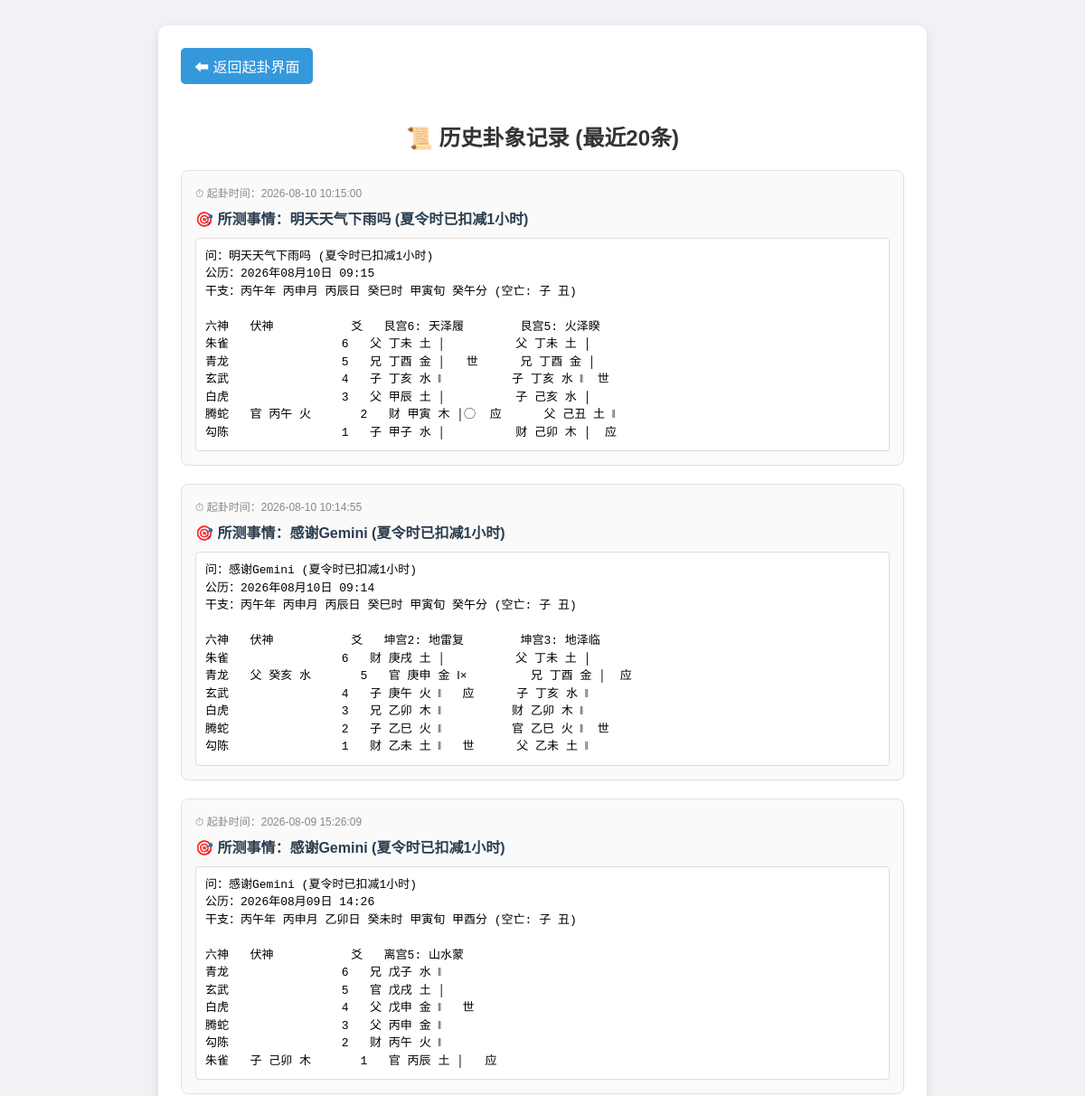
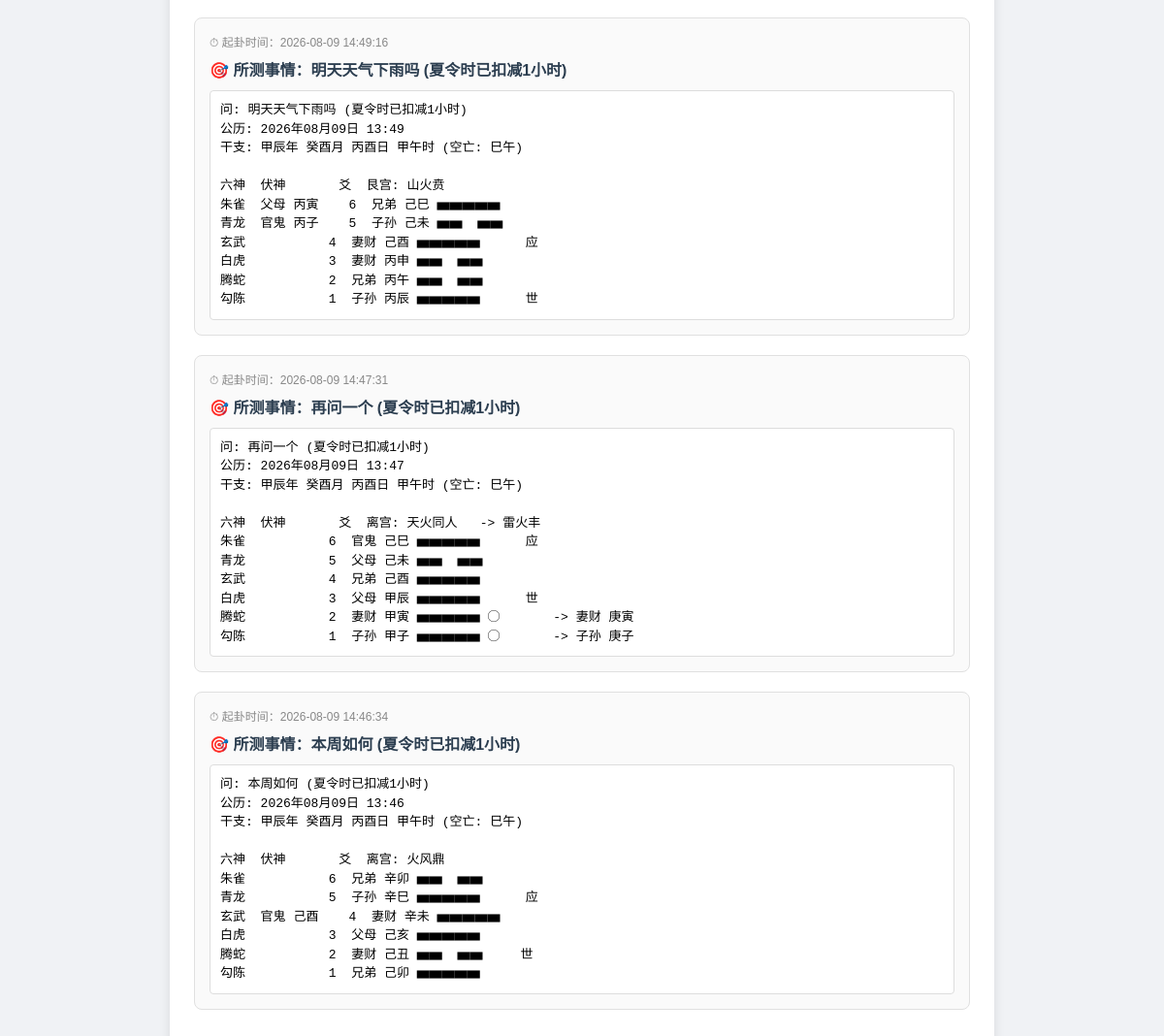
The app's page /history with its own data (2 pictures, top to bottom).
### tables this page shows
CREATE TABLE hexagram_history (
            id INTEGER PRIMARY KEY AUTOINCREMENT,
            create_time TEXT,
            question TEXT,
            hex_lines TEXT,
            result_text TEXT
        );

### app.py (the view)
@app.route('/history', methods=['GET'])
def history():
    conn = sqlite3.connect(DB_NAME)
    cursor = conn.cursor()
    cursor.execute('SELECT id, create_time, question, result_text FROM hexagram_history ORDER BY id DESC LIMIT 20')
    records = cursor.fetchall()
    conn.close()
    return render_template('history.html', records=records)

### templates/history.html (shortened to what this page needs)
<!DOCTYPE html>
<html lang="zh-CN">
<head>
</head>
<body>
    <div class="container">
        <a href="/" class="btn-back">⬅ 返回起卦界面</a>
        <h2>📜 历史卦象记录 (最近20条)</h2>
        {% if records %}
            {% for item in records %}
            <div class="record-card">
                <div class="record-time">⏱ 起卦时间：{{ item[1] }}</div>
                <div class="record-title">🎯 所测事情：{{ item[2] }}</div>
                <div class="result-box">{{ item[3] }}</div>
            </div>
            {% endfor %}
        {% else %}
            <p style="text-align: center; color: #999;">暂无历史记录，去起一卦试试吧！</p>
        {% endif %}
    </div>
</body>
</html>

### templates/history.html (style rules this page uses)
body { font-family: 'Microsoft YaHei', sans-serif; padding: 20px; background-color: #f0f2f5; }
.container { max-width: 800px; margin: auto; background: white; padding: 25px; border-radius: 10px; box-shadow: 0 4px 12px rgba(0,0,0,0.1); }
h2 { text-align: center; color: #333; }
.record-card { border: 1px solid #e0e0e0; padding: 15px; margin-bottom: 20px; border-radius: 8px; background: #fafafa; }
.record-time { font-size: 12px; color: #888; margin-bottom: 8px; }
.record-title { font-size: 16px; font-weight: bold; color: #2c3e50; margin-bottom: 10px; }
.result-box { font-family: 'SimSun', monospace; font-size: 13px; line-height: 1.5; background: #fff; padding: 10px; border: 1px solid #ddd; white-space: pre; overflow-x: auto; border-radius: 4px; }
.btn-back { display: inline-block; padding: 8px 15px; background: #3498db; color: white; text-decoration: none; border-radius: 5px; margin-bottom: 20px; }

### records on screen
hexagram_history: create_time "2026-08-10 10:15:00", question "明天天气下雨吗 (夏令时已扣减1小时)", result_text "问：明天天气下雨吗 (夏令时已扣减1小时) 公历：2026年08月10日 09:15 干支：丙午年 丙申月 丙辰日 癸巳时 甲寅旬 癸午分 (空亡: 子 丑) 六神 伏神 爻 艮宫6: 天泽履 艮宫5: 火泽睽 朱雀 6 父 丁未 土 │ 父 丁未 土 │ 青龙 5 兄 丁酉 金 │ 世 兄 丁酉 金 │ 玄武 4 子 丁亥 水 ‖ 子 丁亥 水 ‖ 世 白虎 3 父 甲辰 土 │ 子 己亥 水 │ 腾蛇 官 丙午 火 2 财 甲寅 木 │◯ 应 父 己丑 土 ‖ 勾陈 1 子 甲子 水 │ 财 己卯 木 │ 应"
hexagram_history: create_time "2026-08-10 10:14:55", question "感谢Gemini (夏令时已扣减1小时)", result_text "问：感谢Gemini (夏令时已扣减1小时) 公历：2026年08月10日 09:14 干支：丙午年 丙申月 丙辰日 癸巳时 甲寅旬 癸午分 (空亡: 子 丑) 六神 伏神 爻 坤宫2: 地雷复 坤宫3: 地泽临 朱雀 6 财 庚戌 土 │ 父 丁未 土 │ 青龙 父 癸亥 水 5 官 庚申 金 ‖× 兄 丁酉 金 │ 应 玄武 4 子 庚午 火 ‖ 应 子 丁亥 水 ‖ 白虎 3 兄 乙卯 木 ‖ 财 乙卯 木 ‖ 腾蛇 2 子 乙巳 火 ‖ 官 乙巳 火 ‖ 世 勾陈 1 财 乙未 土 ‖ 世 父 乙未 土 ‖"
hexagram_history: create_time "2026-08-09 15:26:09", question "感谢Gemini (夏令时已扣减1小时)", result_text "问：感谢Gemini (夏令时已扣减1小时) 公历：2026年08月09日 14:26 干支：丙午年 丙申月 乙卯日 癸未时 甲寅旬 甲酉分 (空亡: 子 丑) 六神 伏神 爻 离宫5: 山水蒙 青龙 6 兄 戊子 水 ‖ 玄武 5 官 戊戌 土 │ 白虎 4 父 戊申 金 ‖ 世 腾蛇 3 父 丙申 金 ‖ 勾陈 2 财 丙午 火 ‖ 朱雀 子 己卯 木 1 官 丙辰 土 │ 应"
hexagram_history: create_time "2026-08-09 14:49:16", question "明天天气下雨吗 (夏令时已扣减1小时)", result_text "问: 明天天气下雨吗 (夏令时已扣减1小时) 公历: 2026年08月09日 13:49 干支: 甲辰年 癸酉月 丙酉日 甲午时 (空亡: 巳午) 六神 伏神 爻 艮宫: 山火贲 朱雀 父母 丙寅 6 兄弟 己巳 ▅▅▅▅▅ 青龙 官鬼 丙子 5 子孙 己未 ▅▅ ▅▅ 玄武 4 妻财 己酉 ▅▅▅▅▅ 应 白虎 3 妻财 丙申 ▅▅ ▅▅ 腾蛇 2 兄弟 丙午 ▅▅ ▅▅ 勾陈 1 子孙 丙辰 ▅▅▅▅▅ 世"
hexagram_history: create_time "2026-08-09 14:47:31", question "再问一个 (夏令时已扣减1小时)", result_text "问: 再问一个 (夏令时已扣减1小时) 公历: 2026年08月09日 13:47 干支: 甲辰年 癸酉月 丙酉日 甲午时 (空亡: 巳午) 六神 伏神 爻 离宫: 天火同人 -> 雷火丰 朱雀 6 官鬼 己巳 ▅▅▅▅▅ 应 青龙 5 父母 己未 ▅▅ ▅▅ 玄武 4 兄弟 己酉 ▅▅▅▅▅ 白虎 3 父母 甲辰 ▅▅▅▅▅ 世 腾蛇 2 妻财 甲寅 ▅▅▅▅▅ ◯ -> 妻财 庚寅 勾陈 1 子孙 甲子 ▅▅▅▅▅ ◯ -> 子孙 庚子"
hexagram_history: create_time "2026-08-09 14:46:34", question "本周如何 (夏令时已扣减1小时)", result_text "问: 本周如何 (夏令时已扣减1小时) 公历: 2026年08月09日 13:46 干支: 甲辰年 癸酉月 丙酉日 甲午时 (空亡: 巳午) 六神 伏神 爻 离宫: 火风鼎 朱雀 6 兄弟 辛卯 ▅▅ ▅▅ 青龙 5 子孙 辛巳 ▅▅▅▅▅ 应 玄武 官鬼 己酉 4 妻财 辛未 ▅▅▅▅▅ 白虎 3 父母 己亥 ▅▅▅▅▅ 腾蛇 2 妻财 己丑 ▅▅ ▅▅ 世 勾陈 1 兄弟 己卯 ▅▅▅▅▅"
